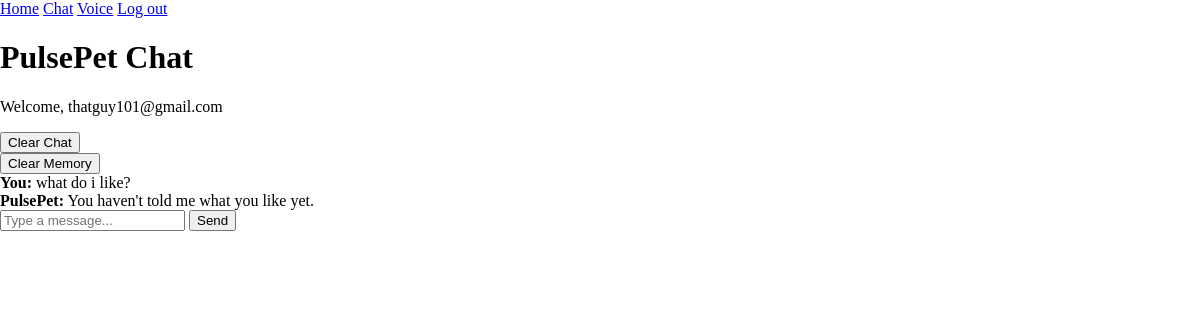
/chat (signed in), run on an earlier commit of the app's database.
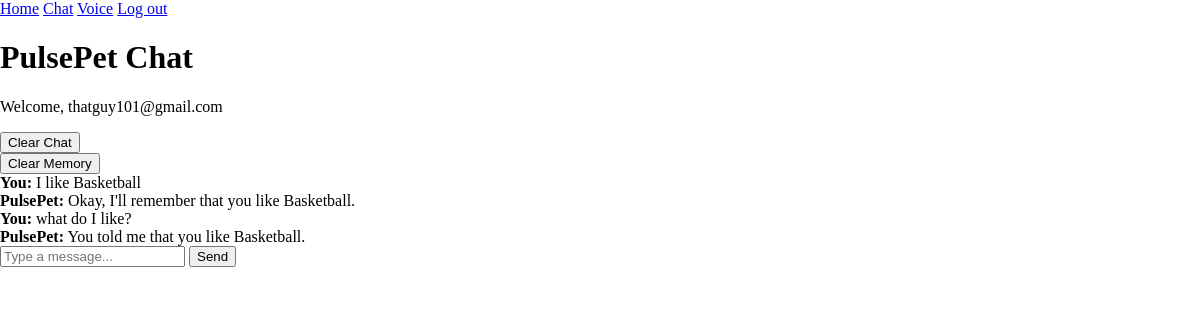
And on a later commit of the database.
### tables this page shows
CREATE TABLE chat_history (
            id INTEGER PRIMARY KEY AUTOINCREMENT,
            user_email TEXT NOT NULL,
            speaker TEXT NOT NULL,
            message TEXT NOT NULL
        , source TEXT DEFAULT 'text');

### app.py (the view)
@app.route("/chat", methods=["GET", "POST"])
def chat():
    if "user" not in session:
        return redirect(url_for("login"))
    user = session["user"]
    if request.method == "POST":
        message = request.form.get("message", "").strip()
        if message:
            process_pulsepet_message(user, message, source="chat")
    conn = sqlite3.connect("pulsepet.db")
    cursor = conn.cursor()
    cursor.execute(
        """
        SELECT speaker, message
        FROM chat_history
        WHERE user_email = ? AND source = ?
        ORDER BY id ASC
        """,
        (user, "chat")
    )
    history = cursor.fetchall()
    conn.close()
    return render_template("chat.html", user=user, history=history)

### templates/chat.html (shortened to what this page needs)
<!DOCTYPE html>
<html>
<head>
    <link rel="stylesheet" href="{{ url_for('static', filename='css/style.css') }}">
</head>
<body>
   <div
      class="nav-links">
        <a href="/">Home</a>
        <a href="/chat">Chat</a>
        <a href="/voice">Voice</a>
        <a href="/logout">Log out</a>
    </div>
    <div class="chat-page">
        <div class="chat-header">
            <div>
                <h1>PulsePet Chat</h1>
                <p>Welcome, {{ user }}</p>
            </div>
            <div class="chat-actions">
                <form method="POST" action="/clear_chat">
                    <button type="submit" class="btn btn-secondary">Clear Chat</button>
                </form>
                <form method="POST" action="/clear_memory">
                    <button type="submit" class="btn btn-danger">Clear Memory</button>
                </form>
            </div>
        </div>
        <div class="chat-box" id="chat-box">
            {% if history %}
                {% for speaker, text in history %}
                    {% if speaker == "user" %}
                        <div class="message user-message">
                            <strong>You:</strong> {{ text }}
                        </div>
                    {% else %}
                        <div class="message bot-message">
                            <strong>PulsePet:</strong> {{ text }}
                        </div>
                    {% endif %}
                {% endfor %}
            {% else %}
                <div class="message bot-message">
                    <strong>PulsePet:</strong> Hi, I’m PulsePet. Tell me something you’d like me to remember.
                </div>
            {% endif %}
        </div>
        <form method="POST" class="chat-form">
            <input type="text" name="message" placeholder="Type a message..." required autofocus>
            <button type="submit" class="btn btn-primary">Send</button>
        </form>
    </div>
</body>
</html>

### static/unity/TemplateData/style.css (style rules this page uses)
body { padding: 0; margin: 0 }

What changed in the data, as far as the page shows it:
removed chat_history: message "what do i like?"
removed chat_history: message "You haven't told me what you like yet."
added chat_history: message "I like Basketball"
added chat_history: message "Okay, I'll remember that you like Basketball."
added chat_history: message "what do I like?"
added chat_history: message "You told me that you like Basketball."
